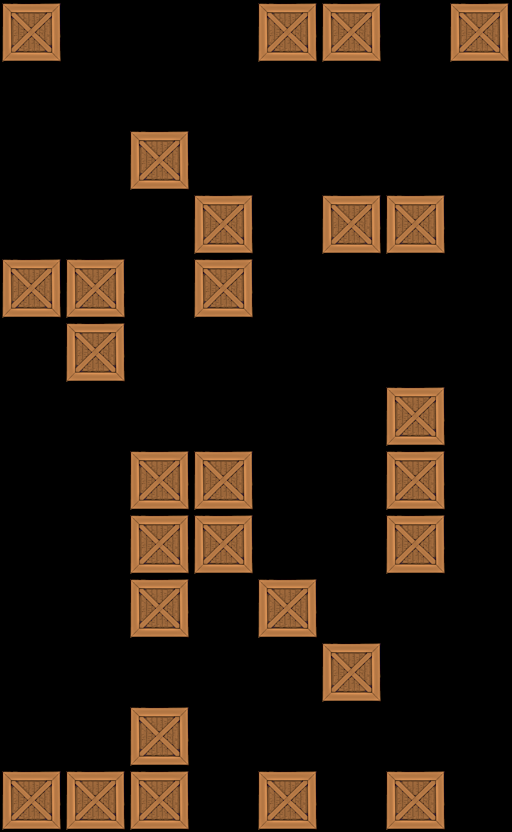

This game map was drawn from its Tiled (.tmx) file and the tilesets committed beside it. A one-line description and the trimmed map source follow:
An orthogonal 8x13 tile map with 64x64 px tiles, 1 tile layer (Tile Layer 1).

<map version="1.0" orientation="orthogonal" width="8" height="13" tilewidth="64" tileheight="64">
 <tileset firstgid="1" name="crate" tilewidth="64" tileheight="64">
  <image source="../../crate4.png" width="64" height="64" />
 </tileset>
 <layer name="Tile Layer 1" width="8" height="13">
  <data>[104 cells, 28 non-empty, 1 distinct tile ids]</data>
 </layer>
</map>